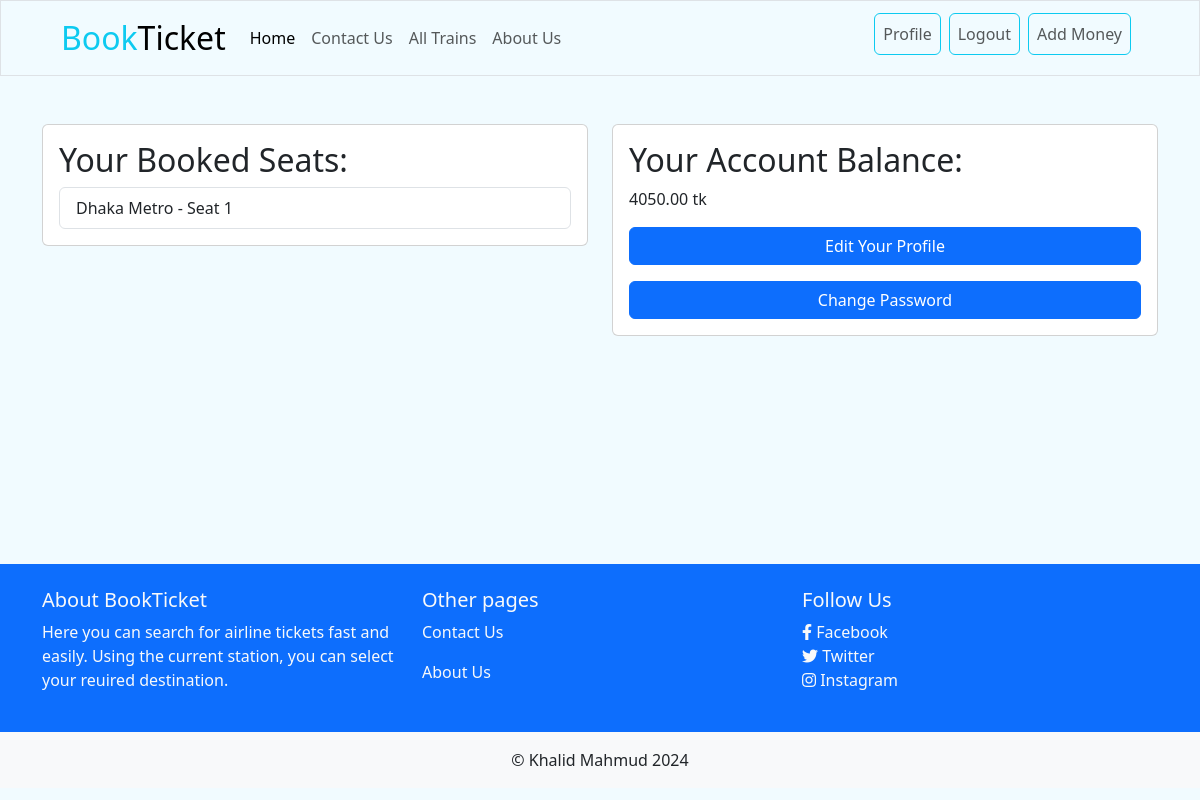
Page /passenger/profile/ (signed in) on the earlier database version.
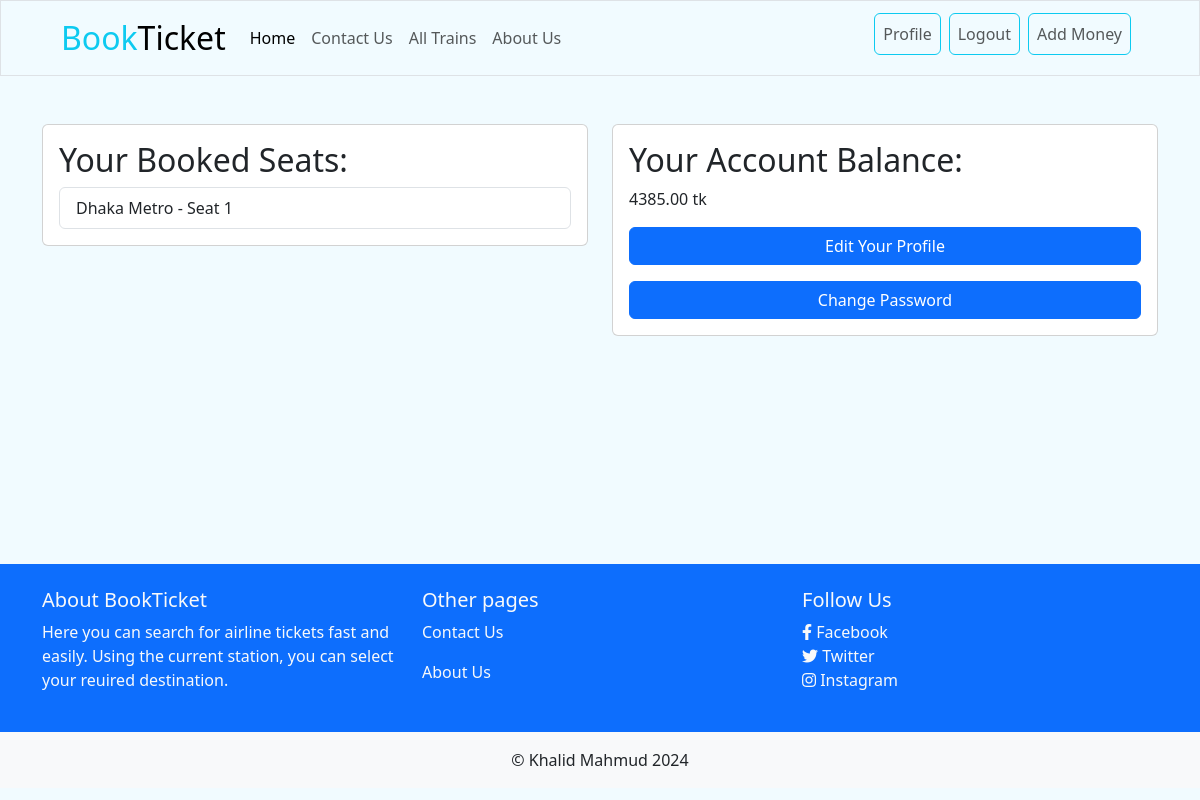
Same page on the later database version.
### passenger/models.py (models this page shows, shortened)
class Passenger(models.Model):
    user = models.ForeignKey(User, related_name = 'account', on_delete = models.CASCADE)
    nid = models.IntegerField(unique = True, null = True, blank = True)
    balance = models.DecimalField(default = 0, decimal_places = 2, max_digits = 12)

### passenger/views.py (the view)
# urls.py: path('profile/', views.profile, name='profile'),
def profile(request):
    try:
        user = Passenger.objects.get(user=request.user)
        booked_seats = SeatNumber.objects.filter(passenger = user)
        balance = user.balance
    except Passenger.DoesNotExist:
        user = None
        booked_seats = None
        balance = None
    context = {
        'user': user,
        'booked_seats': booked_seats,
        'balance': balance,
    }
    return render(request, 'profile.html', context)

### passenger/templates/profile.html (shortened to what this page needs)
{% extends 'base.html' %}
{% block content %}
<div class="container mt-5" style="height:49vh">
  <div class="row">
      <div class="col-md-6 mx-auto">
          <div class="card">
              <div class="card-body">
                  <h2 class="card-title">Your Booked Seats:</h2>
                  {% if booked_seats %}
                      <ul class="list-group">
                          {% for seat in booked_seats %}
                              <li class="list-group-item">{{ seat.train.train_name }} - Seat {{ seat.seat_number }}</li>
                          {% endfor %}
                      </ul>
                  {% else %}
                      <p>No seats booked yet.</p>
                  {% endif %}
              </div>
          </div>
      </div>
      <div class="col-md-6 mx-auto mt-3 mt-md-0">
          <div class="card">
              <div class="card-body">
                  <h2 class="card-title">Your Account Balance:</h2>
                  <p class="card-text">{{ balance }} tk</p>
                  <div class="d-grid gap-2">
                      <a class="btn btn-primary" href="{% url 'edit_profile' %}">Edit Your Profile</a>
                      <a class="btn btn-primary mt-2" href="{% url 'pass_change' %}">Change Password</a>
                  </div>
              </div>
          </div>
      </div>
  </div>
</div>
{% endblock %}

Differences in the rows shown:
changed Passenger: balance "4050.00" → "4385.00"
